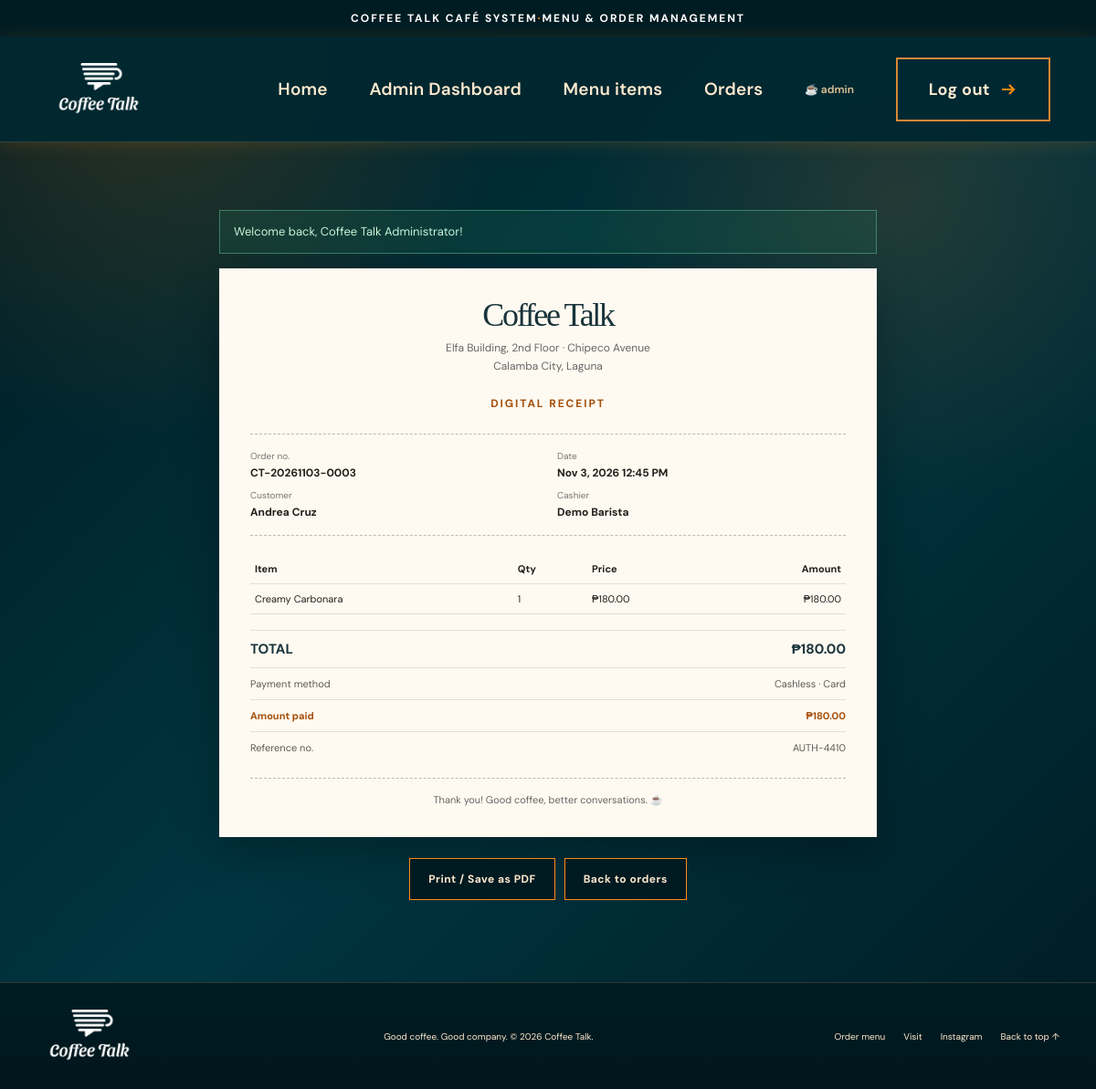
Screenshot of /pages/receipt.php?ref=CT-20261103-0003 (signed in) with the database file from the repository.
### tables this page shows
CREATE TABLE IF NOT EXISTS `orders` (
  `id` INT UNSIGNED NOT NULL AUTO_INCREMENT,
  `order_ref` VARCHAR(30) NOT NULL,
  `user_id` INT UNSIGNED NULL DEFAULT NULL,
  `item_id` INT UNSIGNED NOT NULL,
  `customer_name` VARCHAR(100) NOT NULL,
  `quantity` SMALLINT UNSIGNED NOT NULL,
  `unit_price` DECIMAL(8,2) NOT NULL,
  `total_amount` DECIMAL(10,2) NOT NULL,
  `status` ENUM('Pending','Preparing','Served','Cancelled') NOT NULL DEFAULT 'Pending',
  `notes` VARCHAR(255) NOT NULL DEFAULT '',
  `created_at` TIMESTAMP NOT NULL DEFAULT CURRENT_TIMESTAMP,
  `updated_at` TIMESTAMP NOT NULL DEFAULT CURRENT_TIMESTAMP ON UPDATE CURRENT_TIMESTAMP,
  PRIMARY KEY (`id`), UNIQUE KEY `uq_orders_ref` (`order_ref`), KEY `idx_orders_status` (`status`), KEY `idx_orders_user` (`user_id`), KEY `idx_orders_item` (`item_id`),
  CONSTRAINT `fk_orders_user` FOREIGN KEY (`user_id`) REFERENCES `users` (`id`) ON DELETE RESTRICT ON UPDATE CASCADE,
  CONSTRAINT `fk_orders_item` FOREIGN KEY (`item_id`) REFERENCES `menu_items` (`id`) ON DELETE RESTRICT ON UPDATE CASCADE
);

CREATE TABLE IF NOT EXISTS `payments` (
  `id` INT UNSIGNED NOT NULL AUTO_INCREMENT,
  `order_ref` VARCHAR(30) NOT NULL,
  `method` ENUM('Cash','QR','Card') NOT NULL,
  `amount_due` DECIMAL(10,2) NOT NULL,
  `amount_received` DECIMAL(10,2) NOT NULL,
  `change_given` DECIMAL(10,2) NOT NULL DEFAULT 0.00,
  `reference_no` VARCHAR(40) NOT NULL DEFAULT '',
  `received_by` INT UNSIGNED NULL DEFAULT NULL,
  `paid_at` TIMESTAMP NOT NULL DEFAULT CURRENT_TIMESTAMP,
  PRIMARY KEY (`id`), UNIQUE KEY `uq_payments_order` (`order_ref`), KEY `idx_payments_method` (`method`),
  CONSTRAINT `fk_payments_order` FOREIGN KEY (`order_ref`) REFERENCES `orders` (`order_ref`) ON DELETE RESTRICT ON UPDATE CASCADE,
  CONSTRAINT `fk_payments_user` FOREIGN KEY (`received_by`) REFERENCES `users` (`id`) ON DELETE SET NULL ON UPDATE CASCADE
);

CREATE TABLE IF NOT EXISTS `users` (
  `id` INT UNSIGNED NOT NULL AUTO_INCREMENT,
  `full_name` VARCHAR(100) NOT NULL,
  `username` VARCHAR(30) NOT NULL,
  `email` VARCHAR(120) NOT NULL,
  `password_hash` VARCHAR(255) NOT NULL,
  `role` ENUM('staff','admin') NOT NULL DEFAULT 'staff',
  `created_at` TIMESTAMP NOT NULL DEFAULT CURRENT_TIMESTAMP,
  PRIMARY KEY (`id`), UNIQUE KEY `uq_users_username` (`username`), UNIQUE KEY `uq_users_email` (`email`)
);

CREATE TABLE IF NOT EXISTS `menu_items` (
  `id` INT UNSIGNED NOT NULL AUTO_INCREMENT,
  `name` VARCHAR(80) NOT NULL,
  `category` VARCHAR(40) NOT NULL,
  `description` VARCHAR(255) NOT NULL DEFAULT '',
  `price` DECIMAL(8,2) NOT NULL,
  `is_active` TINYINT(1) NOT NULL DEFAULT 1,
  `created_at` TIMESTAMP NOT NULL DEFAULT CURRENT_TIMESTAMP,
  `updated_at` TIMESTAMP NOT NULL DEFAULT CURRENT_TIMESTAMP ON UPDATE CURRENT_TIMESTAMP,
  PRIMARY KEY (`id`), UNIQUE KEY `uq_menu_category_name` (`category`,`name`), KEY `idx_menu_active` (`is_active`)
);

### config/database.php (called while the page is built, shortened)
<?php
function db_connect(): mysqli
{
    static $conn = null;
    if ($conn === null) {
        $conn = new mysqli(DB_HOST, DB_USER, DB_PASS, DB_NAME);
        $conn->set_charset("utf8mb4");
    }
    return $conn;
}
function db(): mysqli
{
    try {
        return db_connect();
    } catch (mysqli_sql_exception $e) {
        http_response_code(500);
        exit("Database connection failed. Start MySQL, import database/coffee_talk.sql, and check config/database.php.");
    }
}

### pages/receipt.php (the view, shortened to what this page needs)
<?php
require_once __DIR__ . "/../includes/functions.php";
$ref = isset($_GET["ref"]) && is_string($_GET["ref"]) ? $_GET["ref"] : "";
$order = fetch_order($ref);
$payment = fetch_payment($ref);
$is_cash = $payment["method"] === "Cash";
$method_label = $is_cash ? "Cash" : "Cashless · " . $payment["method"];
require __DIR__ . "/../includes/header.php";
?>
<main class="app-main"><div class="app-wrap app-wrap-narrow">
<div class="no-print"><?= flash_render() ?></div>
<article class="receipt" id="receipt">
<header class="receipt-head"><h1>Coffee Talk</h1><p>Elfa Building, 2nd Floor · Chipeco Avenue<br />Calamba City, Laguna</p><p class="receipt-title">DIGITAL RECEIPT</p></header>
<dl class="receipt-meta">
<div><dt>Order no.</dt><dd><?= e($order['ref']) ?></dd></div>
<div><dt>Date</dt><dd><?= e(date('M j, Y g:i A', strtotime($payment['paid_at']))) ?></dd></div>
<div><dt>Customer</dt><dd><?= e($order['customer_name']) ?></dd></div>
<div><dt>Cashier</dt><dd><?= e($payment['cashier'] ?? '—') ?></dd></div>
</dl>
<table class="receipt-items">
<thead><tr><th>Item</th><th>Qty</th><th>Price</th><th>Amount</th></tr></thead>
<tbody><?php foreach ($order['items'] as $line): ?><tr><td><?= e($line['name']) ?></td><td><?= (int) $line['qty'] ?></td><td><?= e(peso($line['unit'])) ?></td><td><?= e(peso($line['total'])) ?></td></tr><?php endforeach; ?></tbody>
</table>
<div class="receipt-lines">
<div class="receipt-row receipt-grand"><span>TOTAL</span><span><?= e(peso($payment['amount_due'])) ?></span></div>
<div class="receipt-row"><span>Payment method</span><span><?= e($method_label) ?></span></div>
<?php if ($is_cash): ?>
<div class="receipt-row"><span>Amount received</span><span><?= e(peso($payment['amount_received'])) ?></span></div>
<div class="receipt-row receipt-change"><span>Change</span><span><?= e(peso($payment['change_given'])) ?></span></div>
<?php else: ?>
<div class="receipt-row receipt-change"><span>Amount paid</span><span><?= e(peso($payment['amount_due'])) ?></span></div>
<?php if ($payment['reference_no'] !== ''): ?><div class="receipt-row"><span>Reference no.</span><span><?= e($payment['reference_no']) ?></span></div><?php endif; ?>
<?php endif; ?>
</div>
<p class="receipt-thanks">Thank you! Good coffee, better conversations. ☕</p>
</article>
<div class="form-actions receipt-actions no-print"><button class="button" type="button" id="print-receipt">Print / Save as PDF</button><a class="text-link" href="<?= e(url('pages/transactions.php')) ?>">Back to orders</a></div>
</div></main>
<?php require __DIR__ . "/../includes/footer.php"; ?>

### rows the page displays
orders: order_ref "CT-20261103-0003", customer_name "Andrea Cruz", item.name "Creamy Carbonara", quantity "1", unit "₱180.00", total "₱180.00"
payments: paid_at "Nov 3, 2026 12:45 PM", received_by.full_name "Demo Barista", amount_due "₱180.00", method "Cashless · Card", reference_no "AUTH-4410"

### other values shown
$announcement "COFFEE TALK CAFÉ SYSTEM · MENU & ORDER MANAGEMENT"
$dashboardLabel "Admin Dashboard"
$user['username'] "admin"
$flash["message"] "Welcome back, Coffee Talk Administrator!"
